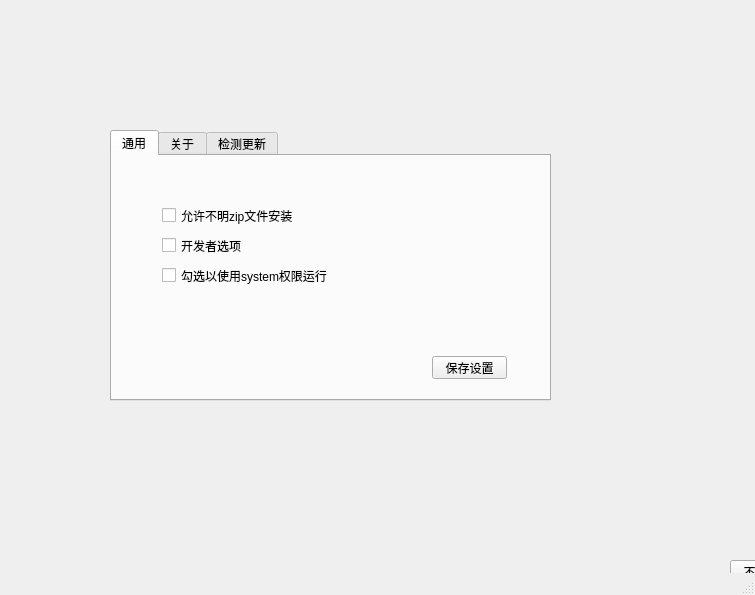
<?xml version="1.0" encoding="UTF-8"?>
<ui version="4.0">
 <class>MainWindow</class>
 <widget class="QMainWindow" name="MainWindow">
  <property name="geometry">
   <rect>
    <x>0</x>
    <y>0</y>
    <width>755</width>
    <height>595</height>
   </rect>
  </property>
  <property name="windowTitle">
   <string>MainWindow</string>
  </property>
  <widget class="QWidget" name="centralwidget">
   <widget class="QTabWidget" name="tabWidget">
    <property name="geometry">
     <rect>
      <x>110</x>
      <y>130</y>
      <width>441</width>
      <height>271</height>
     </rect>
    </property>
    <property name="currentIndex">
     <number>0</number>
    </property>
    <widget class="QWidget" name="tab_3">
     <attribute name="title">
      <string>通用</string>
     </attribute>
     <widget class="QCheckBox" name="yesnozip">
      <property name="geometry">
       <rect>
        <x>50</x>
        <y>50</y>
        <width>141</width>
        <height>19</height>
       </rect>
      </property>
      <property name="text">
       <string>允许不明zip文件安装</string>
      </property>
     </widget>
     <widget class="QCheckBox" name="developers">
      <property name="geometry">
       <rect>
        <x>50</x>
        <y>80</y>
        <width>83</width>
        <height>19</height>
       </rect>
      </property>
      <property name="text">
       <string>开发者选项</string>
      </property>
     </widget>
     <widget class="QPushButton" name="save">
      <property name="geometry">
       <rect>
        <x>320</x>
        <y>200</y>
        <width>75</width>
        <height>23</height>
       </rect>
      </property>
      <property name="text">
       <string>保存设置</string>
      </property>
     </widget>
     <widget class="QCheckBox" name="check_run_system">
      <property name="geometry">
       <rect>
        <x>50</x>
        <y>110</y>
        <width>171</width>
        <height>19</height>
       </rect>
      </property>
      <property name="text">
       <string>勾选以使用system权限运行</string>
      </property>
     </widget>
    </widget>
    <widget class="QWidget" name="tab">
     <attribute name="title">
      <string>关于</string>
     </attribute>
     <widget class="QLabel" name="label_2">
      <property name="geometry">
       <rect>
        <x>50</x>
        <y>30</y>
        <width>171</width>
        <height>41</height>
       </rect>
      </property>
      <property name="font">
       <font>
        <pointsize>24</pointsize>
       </font>
      </property>
      <property name="text">
       <string>系统工具箱</string>
      </property>
     </widget>
     <widget class="QLabel" name="label_3">
      <property name="geometry">
       <rect>
        <x>50</x>
        <y>100</y>
        <width>91</width>
        <height>21</height>
       </rect>
      </property>
      <property name="text">
       <string>当前版本：1.2</string>
      </property>
     </widget>
     <widget class="QLabel" name="label_4">
      <property name="geometry">
       <rect>
        <x>60</x>
        <y>150</y>
        <width>151</width>
        <height>21</height>
       </rect>
      </property>
      <property name="text">
       <string>邮件：37572467@qq.com</string>
      </property>
     </widget>
     <widget class="QLabel" name="label_5">
      <property name="geometry">
       <rect>
        <x>60</x>
        <y>180</y>
        <width>191</width>
        <height>16</height>
       </rect>
      </property>
      <property name="text">
       <string>或：xiaotbl114514@outlook.com</string>
      </property>
     </widget>
    </widget>
    <widget class="QWidget" name="tab_2">
     <attribute name="title">
      <string>检测更新</string>
     </attribute>
     <widget class="QLabel" name="label">
      <property name="geometry">
       <rect>
        <x>130</x>
        <y>90</y>
        <width>111</width>
        <height>61</height>
       </rect>
      </property>
      <property name="text">
       <string>TextLabel</string>
      </property>
     </widget>
    </widget>
   </widget>
   <widget class="QPushButton" name="zp">
    <property name="geometry">
     <rect>
      <x>730</x>
      <y>560</y>
      <width>75</width>
      <height>23</height>
     </rect>
    </property>
    <property name="text">
     <string>不要打开</string>
    </property>
   </widget>
  </widget>
  <widget class="QStatusBar" name="statusbar"/>
 </widget>
 <resources/>
 <connections/>
</ui>
